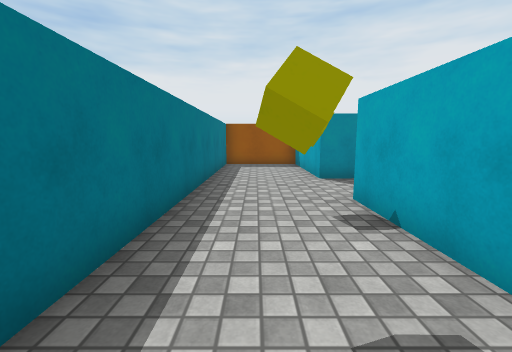
view 1 (above)

16 first-person views from a walk through a scene from a Unity 3-D project. The camera is 1.2 m above the floor, tilts 8° down and sees 90° across. The floor is counted in squares, 1 m on a side. Each view is taken from the middle of a square. On the plan, view 1 faces up. The plan holds only what a view shows up to about 12 squares ahead; the rest is blank. The place goes on beyond the plan. Surface patterns are stand-ins for the level's own textures.

view 2
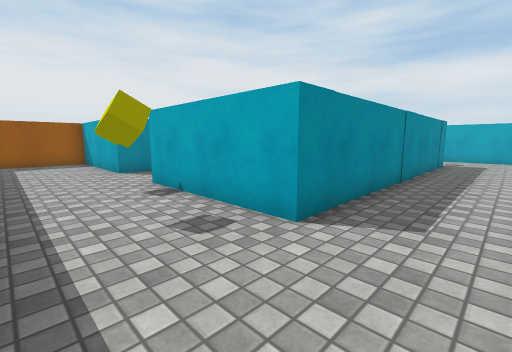

view 3
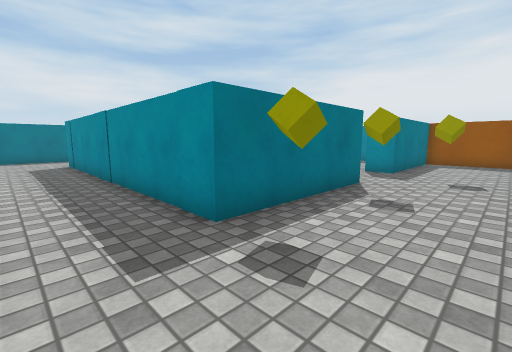

view 4
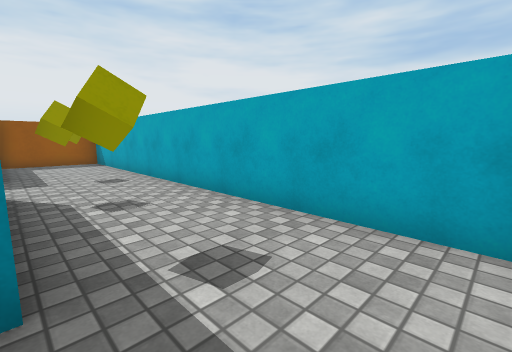

view 5
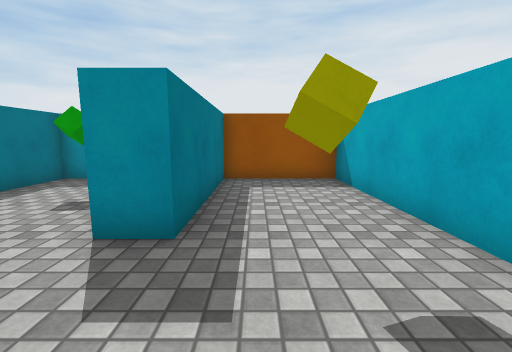

view 6
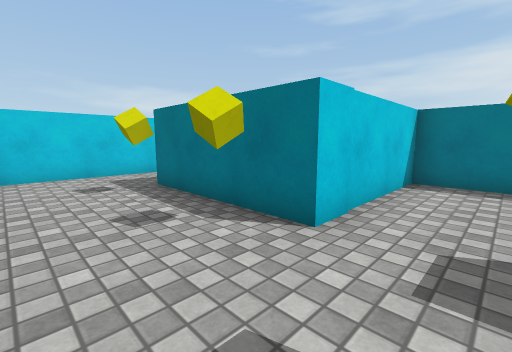

view 7
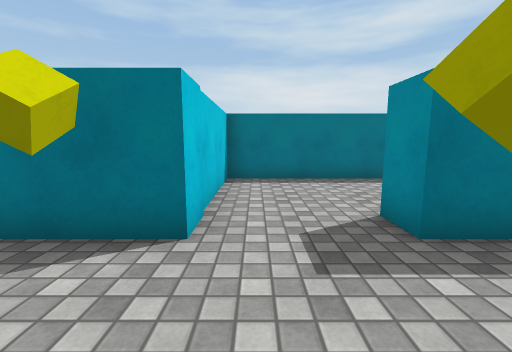

view 8
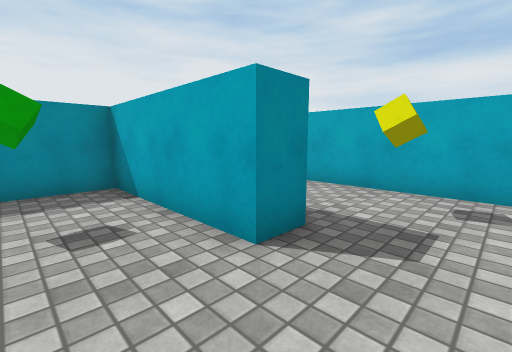

view 9
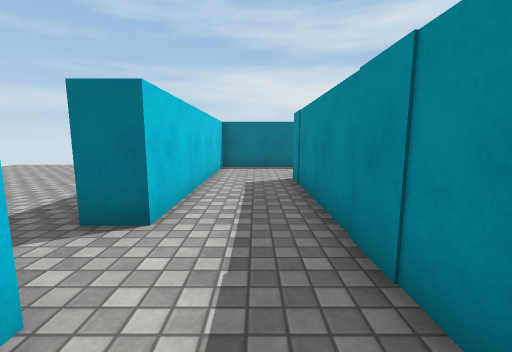

view 10
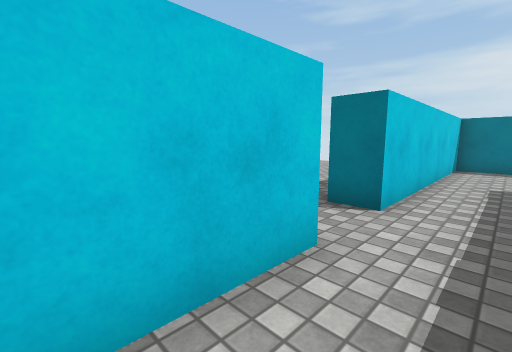

view 11
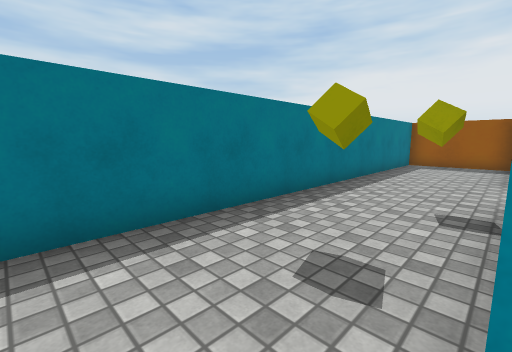

view 12
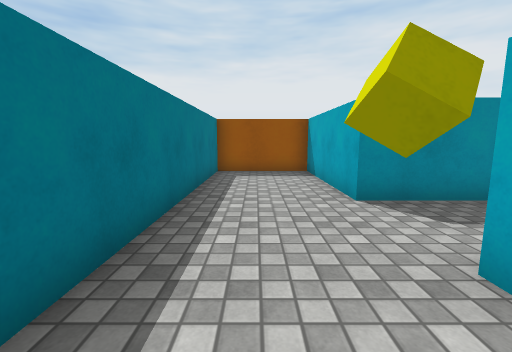

view 13
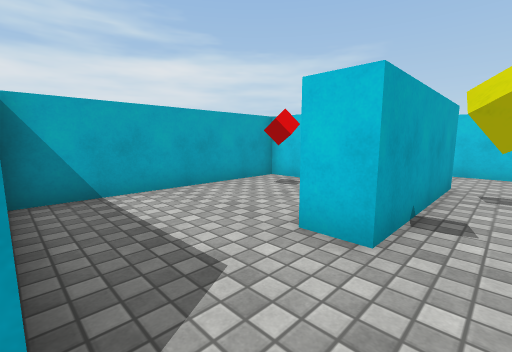

view 14
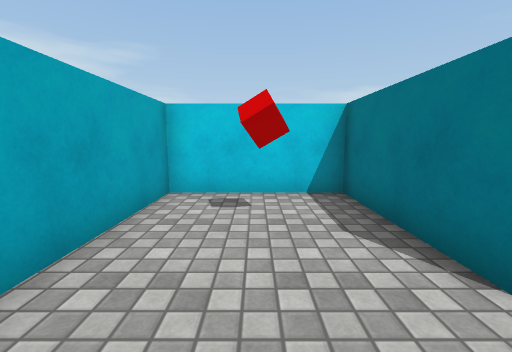

view 15
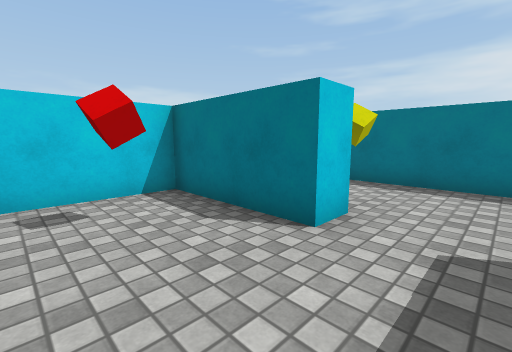

view 16
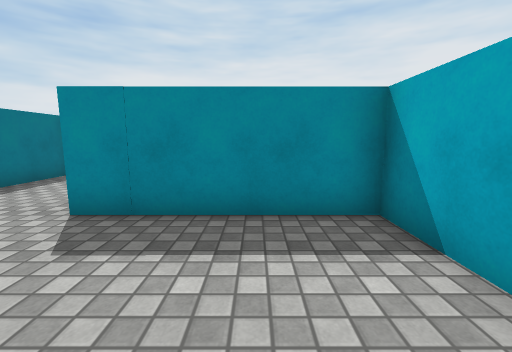

### Floor plan
Ten units are one square. View 1 is at (0, 0); x grows to the right and y downward. Boxes are objects, and circles mark ways between rooms. Rooms are numbered by the first view taken in them; rooms with no view inside come last. Other rooms are left out.
<svg viewBox="-20 -135 190 170">
<path fill="none" stroke="#000" d="M84 25 161 25M115 -52 130 -52 130 -2 20 -2 20 -52 30 -52M165 21 165 -130 130 -130 130 -80 120 -80M35 -80 20 -80 20 -130 -15 -130 -15 25 65 25M120 -80 120 -130 80 -130 80 -52 115 -52M30 -52 30 -12 70 -12 70 -80 35 -80"/>
<circle cx="125" cy="-65" r="3" fill="#2a7"/>
<circle cx="25" cy="-65" r="3" fill="#2a7"/>
<text x="70" y="10">1</text>
<text x="100" y="-90">2</text>
<text x="50" y="-50">3</text>
</svg>
Room 1 opens to room 2. Room 1 opens to room 3.

Where each view was taken, in squares from view 1:
view 1: 0 up, 0 right, facing up
view 2: 2 down, 1 left, facing up-right
view 3: 2 down, 16 right, facing up-left
view 4: 2 down, 13 right, facing up-right
view 5: 5 up, 14 right, facing up
view 6: 7 up, 16 right, facing down-left
view 7: 6 up, 16 right, facing left
view 8: 6 up, 10 right, facing up-right
view 9: 1 down, 10 right, facing left
view 10: 1 down, 11 right, facing down-left
view 11: 1 down, 2 right, facing up-left
view 12: 3 up, 0 right, facing up
view 13: 8 up, 1 right, facing down-right
view 14: 7 up, 5 right, facing down
view 15: 7 up, 6 right, facing down-left
view 16: 4 up, 5 right, facing up
